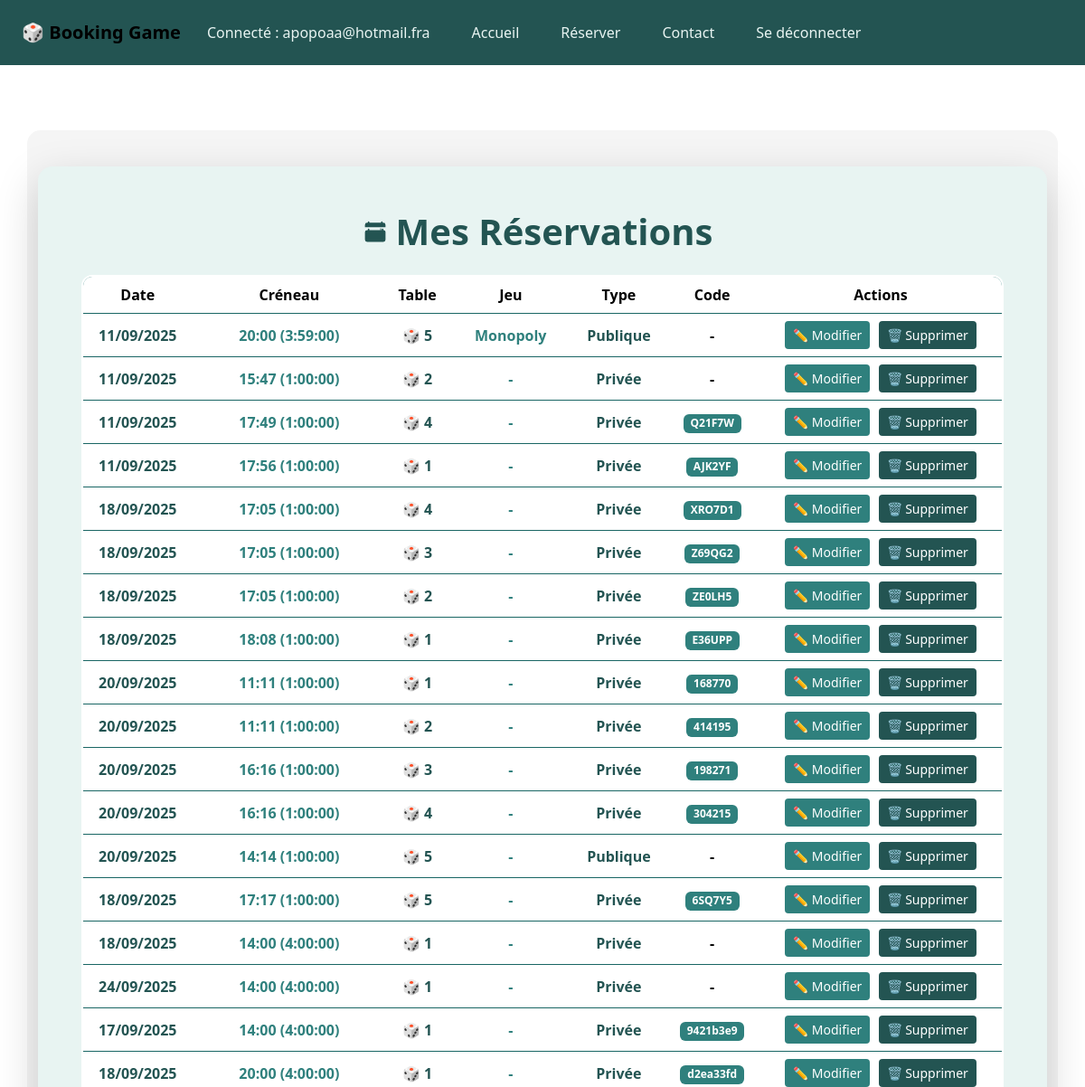
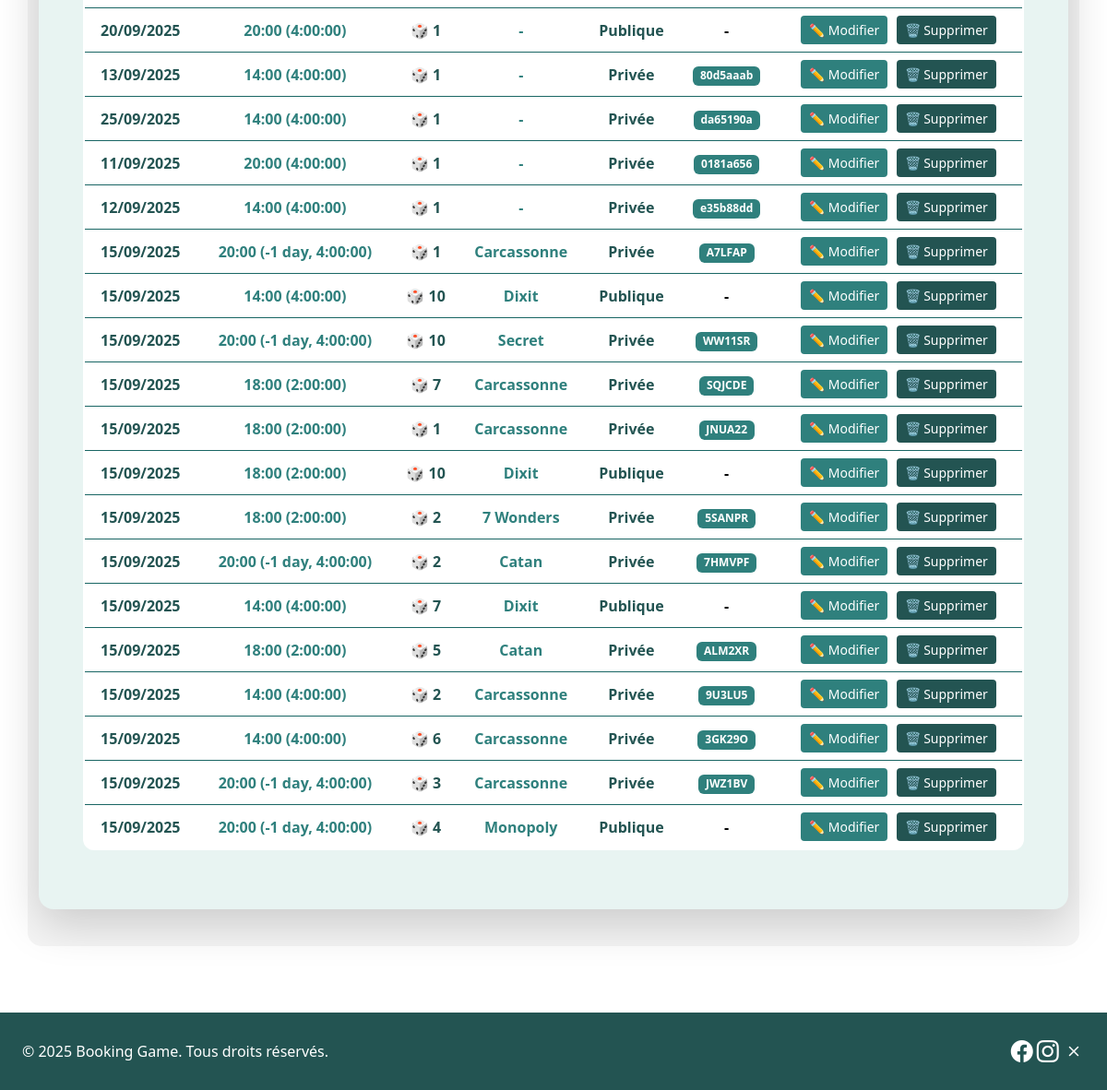
The page /users/my-bookings/ (signed in) on the database its author committed (2 pictures, top to bottom).
### users_app/models.py (models this page shows, shortened)
class User(AbstractUser):
    username = models.EmailField(unique=True)
    pseudo = models.CharField(max_length=50, unique=True)
    phone = models.CharField(max_length=20, blank=True, null=True)
    favorite_games = models.ManyToManyField("tables_app.Game", blank=True, related_name='fans')

### tables_app/models.py (models this page shows, shortened)
class Booking(models.Model):
    date = models.DateField(default=timezone.now)
    start_time = models.TimeField()
    duration = models.DurationField(help_text="Durée (HH:MM:SS)")
    booking_type = models.CharField(max_length=10, choices=BookingType.choices)
    table = models.ForeignKey("Table", on_delete=models.CASCADE)
    main_customer = models.ForeignKey(settings.AUTH_USER_MODEL, on_delete=models.CASCADE, related_name='bookings')
    code = models.CharField(max_length=10, blank=True, null=True)  # ajout du code
    game = models.ForeignKey("tables_app.Game", on_delete=models.SET_NULL, null=True, blank=True)
    custom_game = models.CharField(max_length=100, blank=True, null=True)

class Table(models.Model):
    number_table = models.IntegerField(unique=True)
    capacity_table = models.IntegerField()
    state_table = models.CharField(max_length=10, choices=TableEtat.choices, default=TableEtat.LIBRE)
    game_table = models.ForeignKey("Game", null=True, blank=True, on_delete=models.SET_NULL)
    code_table = models.CharField(max_length=20, null=True, blank=True)
    customer_table = models.ManyToManyField(settings.AUTH_USER_MODEL,
                                            blank=True,
                                            related_name='joined_tables')

class Game(models.Model):
    name_game = models.CharField(max_length=100)
    category_game = models.CharField(max_length=50)
    duration_game = models.CharField(max_length=50, null=True, blank=True)
    nb_player_min_game = models.IntegerField(null=True, blank=True)
    nb_player_max_game = models.IntegerField(null=True, blank=True)
    stock_game = models.IntegerField(default=0)
    availability_game = models.BooleanField(default=True)
    presentation = models.TextField(null=True, blank=True)
    image_url = models.URLField(max_length=500, null=True, blank=True)

### users_app/views.py (the view)
# urls.py: path("my-bookings/", views.my_bookings, name="my_bookings"),
@login_required
def my_bookings(request):
    bookings = Booking.objects.filter(main_customer=request.user).select_related('table')
    return render(request, "users_app/my_bookings.html", {"bookings": bookings})

### users_app/templates/users_app/my_bookings.html (shortened to what this page needs)
{% extends "base.html" %}
{% load static %}
{% block content %}
<div class="container my-5">
    <div class="card shadow-lg border-0 rounded-4" style="background-color: #E8F4F2;">
        <div class="card-body p-5">
            <h1 class="mb-4 text-center fw-bold"
                style="color:#235452; display:flex; justify-content:center; align-items:center; gap:10px;">
                Mes Réservations
            </h1>
            {% if bookings %}
                <div class="table-responsive">
                    <table class="table table-hover align-middle text-center" style="background-color: #ffffff;">
                        <thead style="background-color: #2F807D; color: #ffffff;">
                            <tr>
                                <th>Date</th>
                                <th>Créneau</th>
                                <th>Table</th>
                                <th>Jeu</th>
                                <th>Type</th>
                                <th>Code</th>
                                <th>Actions</th>
                            </tr>
                        </thead>
                        <tbody>
                            {% for booking in bookings %}
                                <tr>
                                    <td class="fw-semibold" style="color:#235452;">
                                        {{ booking.date|date:"d/m/Y" }}
                                    </td>
                                    <td style="color:#2F807D;">
                                        {{ booking.start_time|time:"H:i" }} ({{ booking.duration }})
                                    </td>
                                    <td style="color:#235452;">
                                        🎲 {{ booking.table.number_table }}
                                    </td>
                                    <td style="color:#2F807D;">
                                        {% if booking.game %}
                                            {{ booking.game.name_game }}
                                        {% elif booking.custom_game %}
                                            {{ booking.custom_game }}
                                        {% else %}
                                            -
                                        {% endif %}
                                    </td>
                                    <td style="color:#235452;">
                                        {{ booking.booking_type|title }}
                                    </td>
                                    <td>
                                        {% if booking.code %}
                                            <span class="badge" style="background-color: #2F807D; color: #ffffff;">
                                                {{ booking.code }}
                                            </span>
                                        {% else %}
                                            -
                                        {% endif %}
                                    </td>
                                    <td>
                                        <a href="{% url 'users_app:edit_booking' booking.id %}"
                                           class="btn btn-sm"
                                           style="background-color: #2F807D; color: #ffffff; margin-right:5px;">
                                            ✏️ Modifier
                                        </a>
                                        <a href="{% url 'users_app:delete_booking' booking.id %}"
                                           class="btn btn-sm"
                                           style="background-color: #235452; color: #ffffff;"
                                           onclick="return confirm('Supprimer cette réservation ?');">
                                            🗑️ Supprimer
                                        </a>
                                    </td>
                                </tr>
                            {% endfor %}
                        </tbody>
                    </table>
                </div>
            {% else %}
                <p class="text-center text-muted fs-5 mt-3">
                    Vous n'avez aucune réservation pour le moment.
                </p>
            {% endif %}
        </div>
    </div>
</div>
{% endblock %}

### tables_app/templates/base.html (shortened to what this page needs)
<!DOCTYPE html>
<html lang="fr">
<head>
    {% load static %}
    <link rel="stylesheet" href="{% static 'css/style.css' %}?v=3">
    <link href="https://cdn.jsdelivr.net/npm/bootstrap@5.3.2/dist/css/bootstrap.min.css" rel="stylesheet">
    <link rel="stylesheet" href="https://cdnjs.cloudflare.com/ajax/libs/font-awesome/6.4.0/css/all.min.css">
    <link rel="stylesheet" href="https://cdn.jsdelivr.net/npm/bootstrap-icons@1.10.5/font/bootstrap-icons.css">
</head>
<body>
<nav class="navbar navbar-expand-lg custom-nav py-3 w-100">
    <div class="container-fluid px-4">
        <a class="navbar-brand fw-bold" href="{% url 'tables_app:home' %}">🎲 Booking Game</a>
        <div class="collapse navbar-collapse justify-content-end" id="navbarNav">
            <ul class="navbar-nav">
                {% if user.is_authenticated %}
                    <li class="nav-item"><span class="nav-link">Connecté : {{ user.username }}</span></li>
                    <li class="nav-item"><a class="nav-link" href="{% url 'tables_app:home' %}">Accueil</a></li>
                    <li class="nav-item"><a class="nav-link" href="{% url 'tables_app:calendar' %}">Réserver</a></li>
                    <li class="nav-item"><a class="nav-link" href="{% url 'contact_app:contact' %}">Contact</a></li>
                    <li class="nav-item"><a class="nav-link" href="{% url 'users_app:logout' %}">Se déconnecter</a></li>
                {% else %}
                    <li class="nav-item"><a class="nav-link" href="{% url 'users_app:login' %}">Connexion</a></li>
                    <li class="nav-item"><a class="nav-link" href="{% url 'users_app:register' %}">Inscription</a></li>
                    <li class="nav-item"><a class="nav-link" href="{% url 'tables_app:games' %}">Nos jeux disponibles</a></li>
                {% endif %}
            </ul>
        </div>
    </div>
</nav>
<main class="py-4">
    {% block content %}{% endblock %}
</main>
<footer class="footer w-100 py-4 px-4 d-flex justify-content-between align-items-center flex-wrap">
    <p class="mb-2 mb-md-0">&copy; 2025 Booking Game. Tous droits réservés.</p>
    <div class="social-icons">
        <a href="#" target="_blank"><i class="bi bi-facebook"></i></a>
        <a href="#" target="_blank"><i class="bi bi-instagram"></i></a>
        <a href="#" target="_blank"><i class="bi bi-x"></i></a>
    </div>
</footer>
</body>
</html>

### tables_app/static/css/style.css (style rules this page uses)
body { font-family: 'Poppins', sans-serif; background-color: #fff7f8; color: #333; margin: 0; padding: 0; }
a { text-decoration: none; }
.container { background-color: #f5f5f5; padding: 40px 20px; border-radius: 15px; }
h1 { font-weight: bold; font-size: 2rem; margin-bottom: 30px; color: #2F807D; }
.card { border-radius: 15px; overflow: hidden; transition: transform 0.3s ease, box-shadow 0.3s ease; }
a { text-decoration: none; transition: color 0.3s ease; }
.table { border: 2px solid #2F807D; border-radius: 12px; overflow: hidden; }
.table th, .table td { border-color: #196664; color: #fff; font-weight: 600; }
.custom-nav { background-color: #235452 !important; width: 100% !important; padding: 10; margin: 0; }
.custom-nav .navbar-nav { width: 100%; justify-content: flex-start; gap: 20px; }
.custom-nav .nav-link { font-weight: 500; color: #E8F4F2 !important; padding: 0.5rem 1rem; margin: 0 5px; }
.footer { background-color: #235452 !important; color: #fff; width: 100%; padding: 30px 20px; display: flex; justify-content: space-between; align-items: center; flex-wrap: wrap; box-sizing: border-box; }
.footer p { margin: 0; font-size: 1rem; }
.social-icons a { color: #fff; font-size: 1.5rem; transition: transform 0.3s, color 0.3s; }
body, html { margin: 0; padding: 0; width: 100%; }
main { min-height: calc(100vh - 140px); padding: 20px; }

### rows shown on the page
User: username "apopoaa@hotmail.fra"
Booking: date "11/09/2025", start_time "20:00", duration "3:59:00", table.number_table "5", game.name_game "Monopoly", booking_type "Publique"
Booking: date "11/09/2025", start_time "15:47", duration "1:00:00", table.number_table "2", booking_type "Privée"
Booking: date "11/09/2025", start_time "17:49", duration "1:00:00", table.number_table "4", booking_type "Privée", code "Q21F7W"
Booking: date "11/09/2025", start_time "17:56", duration "1:00:00", table.number_table "1", booking_type "Privée", code "AJK2YF"
Booking: date "18/09/2025", start_time "17:05", duration "1:00:00", table.number_table "4", booking_type "Privée", code "XRO7D1"
Booking: date "18/09/2025", start_time "17:05", duration "1:00:00", table.number_table "3", booking_type "Privée", code "Z69QG2"
Booking: date "18/09/2025", start_time "17:05", duration "1:00:00", table.number_table "2", booking_type "Privée", code "ZE0LH5"
Booking: date "18/09/2025", start_time "18:08", duration "1:00:00", table.number_table "1", booking_type "Privée", code "E36UPP"
Booking: date "20/09/2025", start_time "11:11", duration "1:00:00", table.number_table "1", booking_type "Privée", code "168770"
Booking: date "20/09/2025", start_time "11:11", duration "1:00:00", table.number_table "2", booking_type "Privée", code "414195"
Booking: date "20/09/2025", start_time "16:16", duration "1:00:00", table.number_table "3", booking_type "Privée", code "198271"
Booking: date "20/09/2025", start_time "16:16", duration "1:00:00", table.number_table "4", booking_type "Privée", code "304215"
Booking: date "20/09/2025", start_time "14:14", duration "1:00:00", table.number_table "5", booking_type "Publique"
Booking: date "18/09/2025", start_time "17:17", duration "1:00:00", table.number_table "5", booking_type "Privée", code "6SQ7Y5"
Booking: date "18/09/2025", start_time "14:00", duration "4:00:00", table.number_table "1", booking_type "Privée"
Booking: date "24/09/2025", start_time "14:00", duration "4:00:00", table.number_table "1", booking_type "Privée"
Booking: date "17/09/2025", start_time "14:00", duration "4:00:00", table.number_table "1", booking_type "Privée", code "9421b3e9"
Booking: date "18/09/2025", start_time "20:00", duration "4:00:00", table.number_table "1", booking_type "Privée", code "d2ea33fd"
Booking: date "20/09/2025", start_time "20:00", duration "4:00:00", table.number_table "1", booking_type "Publique"
Booking: date "13/09/2025", start_time "14:00", duration "4:00:00", table.number_table "1", booking_type "Privée", code "80d5aaab"
Booking: date "25/09/2025", start_time "14:00", duration "4:00:00", table.number_table "1", booking_type "Privée", code "da65190a"
Booking: date "11/09/2025", start_time "20:00", duration "4:00:00", table.number_table "1", booking_type "Privée", code "0181a656"
Booking: date "12/09/2025", start_time "14:00", duration "4:00:00", table.number_table "1", booking_type "Privée", code "e35b88dd"
Booking: date "15/09/2025", start_time "20:00", duration "-1 day, 4:00:00", table.number_table "1", game.name_game "Carcassonne", booking_type "Privée", code "A7LFAP"
Booking: date "15/09/2025", start_time "14:00", duration "4:00:00", table.number_table "10", game.name_game "Dixit", booking_type "Publique"
Booking: date "15/09/2025", start_time "20:00", duration "-1 day, 4:00:00", table.number_table "10", game.name_game "Secret", booking_type "Privée", code "WW11SR"
Booking: date "15/09/2025", start_time "18:00", duration "2:00:00", table.number_table "7", game.name_game "Carcassonne", booking_type "Privée", code "SQJCDE"
Booking: date "15/09/2025", start_time "18:00", duration "2:00:00", table.number_table "1", game.name_game "Carcassonne", booking_type "Privée", code "JNUA22"
Booking: date "15/09/2025", start_time "18:00", duration "2:00:00", table.number_table "10", game.name_game "Dixit", booking_type "Publique"
Booking: date "15/09/2025", start_time "18:00", duration "2:00:00", table.number_table "2", game.name_game "7 Wonders", booking_type "Privée", code "5SANPR"
Booking: date "15/09/2025", start_time "20:00", duration "-1 day, 4:00:00", table.number_table "2", game.name_game "Catan", booking_type "Privée", code "7HMVPF"
Booking: date "15/09/2025", start_time "14:00", duration "4:00:00", table.number_table "7", game.name_game "Dixit", booking_type "Publique"
Booking: date "15/09/2025", start_time "18:00", duration "2:00:00", table.number_table "5", game.name_game "Catan", booking_type "Privée", code "ALM2XR"
Booking: date "15/09/2025", start_time "14:00", duration "4:00:00", table.number_table "2", game.name_game "Carcassonne", booking_type "Privée", code "9U3LU5"
Booking: date "15/09/2025", start_time "14:00", duration "4:00:00", table.number_table "6", game.name_game "Carcassonne", booking_type "Privée", code "3GK29O"
Booking: date "15/09/2025", start_time "20:00", duration "-1 day, 4:00:00", table.number_table "3", game.name_game "Carcassonne", booking_type "Privée", code "JWZ1BV"
Booking: date "15/09/2025", start_time "20:00", duration "-1 day, 4:00:00", table.number_table "4", game.name_game "Monopoly", booking_type "Publique"
